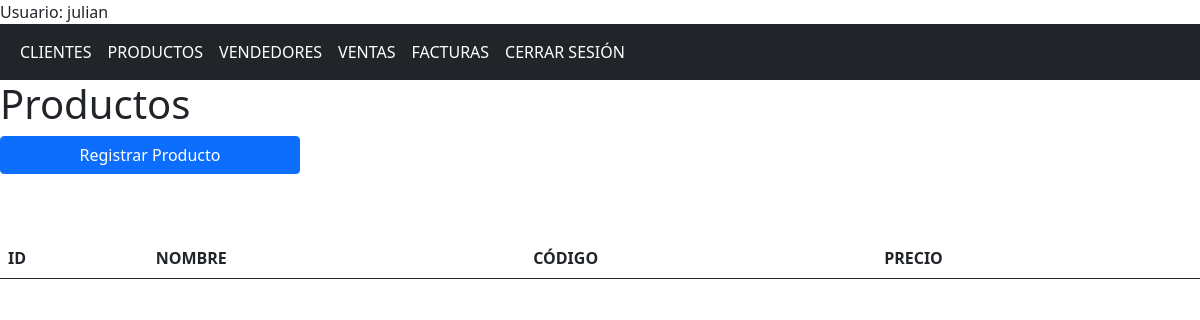
Page /productos (signed in) on the earlier database version.
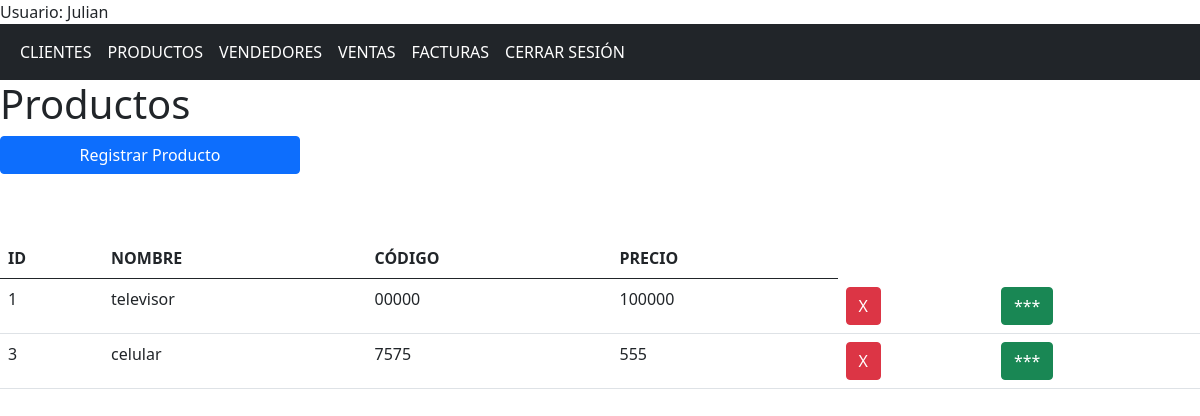
Same page on the later database version.
### app/models/models.py (models this page shows, shortened)
class Usuario(db.Model, UserMixin):
    id = db.Column(db.Integer, primary_key = True)
    nombre = db.Column(db.String(150), nullable = False)
    correo = db.Column(db.String(150), nullable = False, unique = True)
    contrasena = db.Column(db.String(150), nullable = False)

class Producto(db.Model):
    id = db.Column(db.Integer, primary_key = True)
    nombre = db.Column(db.String(150), nullable = False)
    precio = db.Column(db.Integer, nullable = False)
    codigo = db.Column(db.String(150), nullable = False, unique = True)
    compras = db.relationship('CompraProducto', backref='producto')
    facturas = db.relationship('FacturaProducto', backref='producto')

### app/controllers/nav.py (the view)
@nav.route('/productos')
@login_required
def productos():
    productos = Producto.query.all()
    return render_template('productos.html', productos = productos)

### app/templates/productos.html (shortened to what this page needs)
{% extends "base.html" %}
{% block contenido %}
    <div class="row">
        <h1>Productos</h1>
    </div>
    <button class=" btn btn-primary col-sm-3 mb-3" id="registrar">Registrar Producto</button>
    <div class="row mt-5">
    <div class="col">
        <table class="table table-hover">
            <tr>
                <th>ID</th>
                <th>NOMBRE</th>
                <th>CÓDIGO</th>
                <th>PRECIO</th>
            </tr>
            <tbody id="tbody">
                {% for producto in productos %}
                <tr>
                    <td>{{producto.id}}</td>
                    <td>{{producto.nombre}}</td>
                    <td>{{producto.codigo}}</td>
                    <td>{{producto.precio}}</td>
                    <form action="{{url_for('producto.eliminar_producto')}}" method="post">
                        <td><button class="btn btn-danger" name="id" value="{{producto.id}}" type="submit">X</button></td>
                        <td><button class="btn btn-success boton_info" name="info" value="{{producto.id}}" type="button">***</button></td>
                    </form>
                </tr>
                {% endfor%}
            </tbody>
        </table>
    </div>
    </div>
{% endblock %}

### app/templates/base.html (shortened to what this page needs)
<!DOCTYPE html>
<html lang="en">
<head>
    <link href="https://cdn.jsdelivr.net/npm/bootstrap@5.0.2/dist/css/bootstrap.min.css" rel="stylesheet">
    <link rel="stylesheet" href="{{ url_for('static', filename='css/styles.css') }}">
</head>
<body>
    {% if current_user.is_authenticated %}
    <div>Usuario: {{ current_user.nombre }}</div>
    {% endif %}
    <nav class="navbar navbar-expand-sm bg-dark navbar-dark">
        <div class="container-fluid">
            <ul class="navbar-nav">
                {% if current_user.is_authenticated %}
                <li class="nav-item">
                    <a class="nav-link active" href="{{url_for('nav.clientes')}}"> CLIENTES</a>
                </li>
                <li class="nav-item">
                    <a class="nav-link active" href="{{url_for('nav.productos')}}">PRODUCTOS</a>
                </li>
                <li class="nav-item">
                    <a class="nav-link active" href="{{url_for('nav.vendedores')}}">VENDEDORES</a>
                </li>
                <li class="nav-item">
                    <a class="nav-link active" href="{{url_for('nav.compras')}}">VENTAS</a>
                </li>
                <li class="nav-item">
                    <a class="nav-link active" href="{{url_for('nav.facturas')}}">FACTURAS</a>
                </li>
                <li class="nav-item">
                    <a class="nav-link active" href="{{url_for('aut.logout')}}">CERRAR SESIÓN</a>
                </li>
                {% endif %}
            </ul>
        </div>
    </nav>
    {%block contenido%}{%endblock%}
</body>
</html>

Differences in the rows shown:
changed Usuario: nombre "julian" → "Julian"
added Producto: id "1", nombre "televisor", codigo "00000", precio "100000"
added Producto: id "3", nombre "celular", codigo "7575", precio "555"
